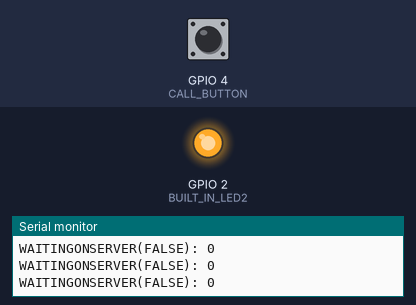
Simulated run of this sketch. Board: ESP8266 (NodeMCU). Parts: output pins drawn as LEDs (lit = HIGH), the last lines printed to the serial monitor. Inputs (shaded band) come from the test bench; at power-on: GPIO 4 (CALL_BUTTON) HIGH. WiFi joins after 1.5 s; servers stay silent unless stated.

Above: at 1.2 s.
1.3 s: GPIO 4 (CALL_BUTTON) pulled LOW for 3.2 s
At 2.9 s:
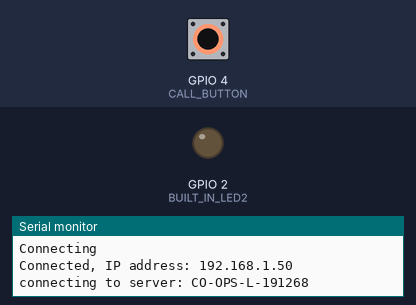
7.0 s: GPIO 4 (CALL_BUTTON) pulled LOW for 1 s
At 9.2 s:
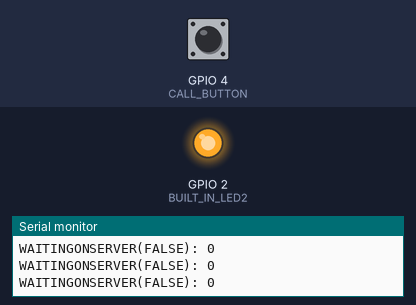
9.9 s: GPIO 4 (CALL_BUTTON) pulled LOW for 0.25 s
At 11.6 s:
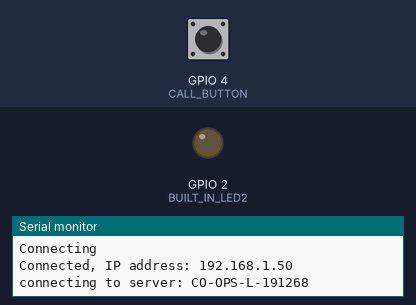
Timing chart, 0 to 13.1 s (numbered marks = the images above; inputs shaded):
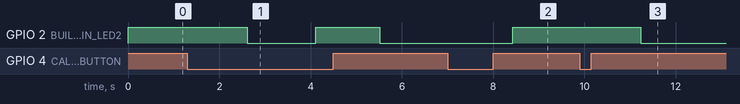

Measured:
- after the input at 1.3 s, GPIO 2 (BUILT_IN_LED2): HIGH → LOW after 1.3 s, → HIGH 1.5 s later, → LOW 1.4 s later
- after the input at 7.0 s, GPIO 2 (BUILT_IN_LED2): LOW → HIGH after 1.4 s
- after the input at 9.9 s, GPIO 2 (BUILT_IN_LED2): HIGH → LOW after 1.3 s

The sketch:

sketch_feb08a.ino
```cpp
#include <DHT.h>
#include <DHT_U.h>

#include <ESP8266WiFi.h>
#include <ESP8266WiFiScan.h>
#include <ESP8266WiFiSTA.h>
#include <ESP8266WiFiType.h>
#include <WiFiClient.h>
#include <WiFiClientSecure.h>
#include <WiFiServer.h>


// Configure the device's network info
const char ID[] = "T3A11/A12";

//Configure the WiFi router authentication parameters
const char ssid[] = "PemCafe1";
const char pw[] = "3au5j75^s7lk";

const uint16_t port = 6341;
const char * host = "CO-OPS-L-191268";  //"192.168.10.207";    // ip or DNS "Use PC Name?"

//Setup the LED pin number and ON/OFF Buttons
const short int BUILT_IN_LED2 = 2; //GPIO2 - D4 - TXD1
const short int CALL_BUTTON = 4; //GPIO4 - D2 ; GPIO0 - D3
bool WAITINGONSERVER = false;

// Use WiFiClient class to create TCP connections
WiFiClient client;

void setup()
{
  // Digital pin for LED as an OUTPUT.
  pinMode(BUILT_IN_LED2, OUTPUT);

  //  ON/OFF button Digital Pin as INPUT
  pinMode(CALL_BUTTON, INPUT);

  //Attempt to connect to host router
  WiFi.begin(ssid, pw);
  WiFi.mode(WIFI_STA);


  // Setup the Serial output for debugging
  Serial.begin(115200);
  Serial.println();
}


void loop() {

  //SOMEONE PUSHED THE BUTTON
  if(digitalRead(CALL_BUTTON)==LOW){

      //Simply invert the variable. If you weren't waiting...now you are & vice versa
      WAITINGONSERVER = !WAITINGONSERVER;
      //For Debug
      Serial.println("CALL_BUTTON PRESSED");
      delay(1000);
  }

    //IF YOU ARE WAITING ON A SERVER, DO THIS.
    if(WAITINGONSERVER){
      Serial.print("WAITINGONSERVER(TRUE): ");
      Serial.println(WAITINGONSERVER);

       //Call WiFi status function
      CheckWiFiStatus();

      //Connect to the Host Server Application
      ConnectToHost();

      // turn the LED ON (LOW is the voltage level)
      digitalWrite(BUILT_IN_LED2, LOW);

      // This will send the BUTTON ID to the server's software
      client.println(ID);

      //Delay to allow data Transmit to server.
      delay(500);

    } else {
      //Otherwise...you're not waiting on the server...so turn your lights down low
      digitalWrite(BUILT_IN_LED2, HIGH);
      delay(200);

      Serial.print("WAITINGONSERVER(FALSE): ");
      Serial.println(WAITINGONSERVER);
    }

}

void CheckWiFiStatus()
{
    if (WiFi.status() == WL_CONNECTED) {
    Serial.println("WiFi Connected");
    // don't continue:
  }
  if (WiFi.status() == WL_IDLE_STATUS) {
    Serial.println("WiFi WL_IDLE_STATUS");
    // don't continue:
  }
  if (WiFi.status() == WL_CONNECT_FAILED) {
    Serial.println("WL_CONNECT_FAILED");
    // don't continue:
  }
  if (WiFi.status() == WL_CONNECTION_LOST) {
    Serial.println("WL_CONNECTION_LOST");
    // don't continue:
  }
  if (WiFi.status() == WL_DISCONNECTED) {
    Serial.println("WL_DISCONNECTED");
    // don't continue:
  }
}

void ConnectToHost()
{
  Serial.print("Connecting");
  while (WiFi.status() != WL_CONNECTED)
  {
    delay(500);
    ESP.restart();
    Serial.print(".");
  }
  Serial.println();
  Serial.print("Connected, IP address: ");
  Serial.println(WiFi.localIP());

  //Connect to the server
  Serial.print("connecting to server: ");
  Serial.println(host);

  if (!client.connect(host, port)) {
    Serial.println("connection failed");
    Serial.println("wait 5 sec...");
    delay(5000);

    //Attempt to reconnect to host router
    WiFi.disconnect();
    delay(1000);
    WiFi.begin(ssid, pw);
    return;
  }
}
```
